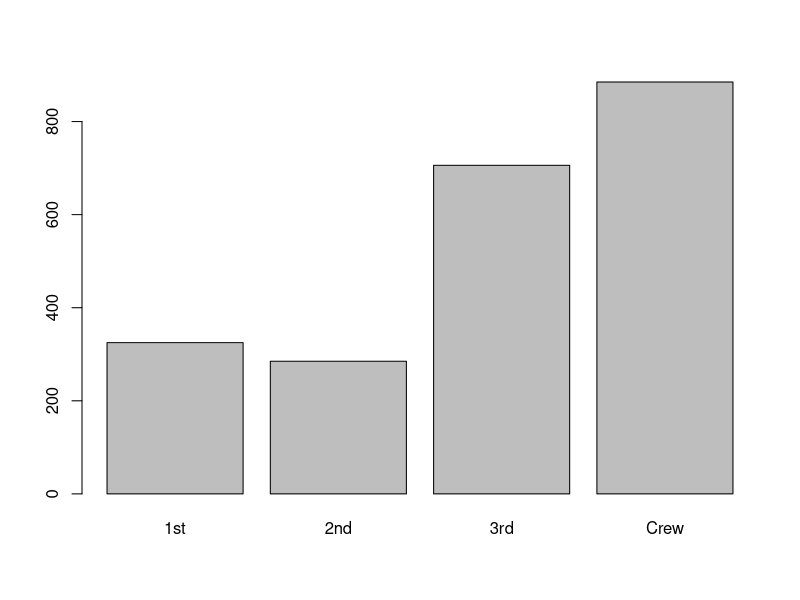

Recreate this plot in R.
# Title     : TODO
# Objective : TODO
# Created by: justk
# Created on: 2021-05-23

data(Titanic)
#data function : load specified data sets, or list the available data sets
str(Titanic)

res <- apply(Titanic, 1, sum)
#apply는 행이나 열단위로 함수를 적용하게 해준다
#위의 경우 Titanic을 행방향(1, 2는 열방향)으로 합계를 구한다
#여기서 행방향이라는것은 값의 결과가 행으로 나온다는것임, 즉 합계는 열끼리 합쳐야 행으로 값이 나옴
res
barplot(res)
#결과
#1st  2nd  3rd Crew
#325  285  706  885